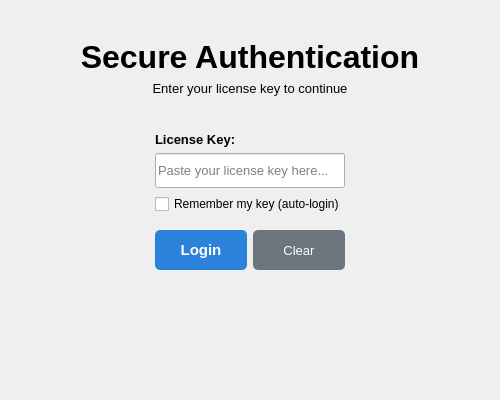
<?xml version="1.0" encoding="UTF-8"?>
<ui version="4.0">
 <class>MainWindow</class>
 <widget class="QMainWindow" name="MainWindow">
  <property name="geometry">
   <rect>
    <x>0</x>
    <y>0</y>
    <width>500</width>
    <height>400</height>
   </rect>
  </property>
  <property name="windowTitle">
   <string>Secure License Client</string>
  </property>
  <widget class="QWidget" name="centralwidget">
   <layout class="QVBoxLayout" name="verticalLayout">
    <item>
     <spacer name="topSpacer">
      <property name="orientation">
       <enum>Qt::Vertical</enum>
      </property>
      <property name="sizeType">
       <enum>QSizePolicy::Fixed</enum>
      </property>
      <property name="sizeHint" stdset="0">
       <size>
        <width>20</width>
        <height>30</height>
       </size>
      </property>
     </spacer>
    </item>
    <item>
     <widget class="QLabel" name="titleLabel">
      <property name="font">
       <font>
        <pointsize>24</pointsize>
        <weight>75</weight>
        <bold>true</bold>
       </font>
      </property>
      <property name="text">
       <string>Secure Authentication</string>
      </property>
      <property name="alignment">
       <set>Qt::AlignCenter</set>
      </property>
     </widget>
    </item>
    <item>
     <widget class="QLabel" name="subtitleLabel">
      <property name="font">
       <font>
        <pointsize>10</pointsize>
       </font>
      </property>
      <property name="text">
       <string>Enter your license key to continue</string>
      </property>
      <property name="alignment">
       <set>Qt::AlignCenter</set>
      </property>
     </widget>
    </item>
    <item>
     <spacer name="verticalSpacer">
      <property name="orientation">
       <enum>Qt::Vertical</enum>
      </property>
      <property name="sizeType">
       <enum>QSizePolicy::Fixed</enum>
      </property>
      <property name="sizeHint" stdset="0">
       <size>
        <width>20</width>
        <height>30</height>
       </size>
      </property>
     </spacer>
    </item>
    <item>
     <layout class="QHBoxLayout" name="horizontalLayout_2">
      <item>
       <spacer name="horizontalSpacer">
        <property name="orientation">
         <enum>Qt::Horizontal</enum>
        </property>
        <property name="sizeHint" stdset="0">
         <size>
          <width>40</width>
          <height>20</height>
         </size>
        </property>
       </spacer>
      </item>
      <item>
       <layout class="QVBoxLayout" name="verticalLayout_2">
        <item>
         <widget class="QLabel" name="keyLabel">
          <property name="font">
           <font>
            <pointsize>10</pointsize>
            <weight>75</weight>
            <bold>true</bold>
           </font>
          </property>
          <property name="text">
           <string>License Key:</string>
          </property>
         </widget>
        </item>
        <item>
         <widget class="QLineEdit" name="keyLineEdit">
          <property name="minimumSize">
           <size>
            <width>0</width>
            <height>35</height>
           </size>
          </property>
          <property name="font">
           <font>
            <pointsize>10</pointsize>
           </font>
          </property>
          <property name="placeholderText">
           <string>Paste your license key here...</string>
          </property>
         </widget>
        </item>
        <item>
         <widget class="QCheckBox" name="rememberCheckBox">
          <property name="text">
           <string>Remember my key (auto-login)</string>
          </property>
         </widget>
        </item>
        <item>
         <spacer name="verticalSpacer_2">
          <property name="orientation">
           <enum>Qt::Vertical</enum>
          </property>
          <property name="sizeType">
           <enum>QSizePolicy::Fixed</enum>
          </property>
          <property name="sizeHint" stdset="0">
           <size>
            <width>20</width>
            <height>10</height>
           </size>
          </property>
         </spacer>
        </item>
        <item>
         <layout class="QHBoxLayout" name="horizontalLayout">
          <item>
           <widget class="QPushButton" name="loginButton">
            <property name="minimumSize">
             <size>
              <width>0</width>
              <height>40</height>
             </size>
            </property>
            <property name="font">
             <font>
              <pointsize>11</pointsize>
              <weight>75</weight>
              <bold>true</bold>
             </font>
            </property>
            <property name="cursor">
             <cursorShape>PointingHandCursor</cursorShape>
            </property>
            <property name="styleSheet">
             <string notr="true">QPushButton {
    background-color: #2a82da;
    color: white;
    border: none;
    border-radius: 5px;
}
QPushButton:hover {
    background-color: #1e5fa8;
}
QPushButton:pressed {
    background-color: #164276;
}
QPushButton:disabled {
    background-color: #555555;
}</string>
            </property>
            <property name="text">
             <string>Login</string>
            </property>
           </widget>
          </item>
          <item>
           <widget class="QPushButton" name="clearButton">
            <property name="minimumSize">
             <size>
              <width>0</width>
              <height>40</height>
             </size>
            </property>
            <property name="font">
             <font>
              <pointsize>10</pointsize>
             </font>
            </property>
            <property name="cursor">
             <cursorShape>PointingHandCursor</cursorShape>
            </property>
            <property name="styleSheet">
             <string notr="true">QPushButton {
    background-color: #6c757d;
    color: white;
    border: none;
    border-radius: 5px;
}
QPushButton:hover {
    background-color: #5a6268;
}
QPushButton:pressed {
    background-color: #545b62;
}</string>
            </property>
            <property name="text">
             <string>Clear</string>
            </property>
           </widget>
          </item>
         </layout>
        </item>
        <item>
         <spacer name="verticalSpacer_3">
          <property name="orientation">
           <enum>Qt::Vertical</enum>
          </property>
          <property name="sizeType">
           <enum>QSizePolicy::Fixed</enum>
          </property>
          <property name="sizeHint" stdset="0">
           <size>
            <width>20</width>
            <height>20</height>
           </size>
          </property>
         </spacer>
        </item>
        <item>
         <widget class="QLabel" name="statusLabel">
          <property name="font">
           <font>
            <pointsize>11</pointsize>
            <weight>75</weight>
            <bold>true</bold>
           </font>
          </property>
          <property name="text">
           <string/>
          </property>
          <property name="alignment">
           <set>Qt::AlignCenter</set>
          </property>
         </widget>
        </item>
        <item>
         <widget class="QLabel" name="detailsLabel">
          <property name="font">
           <font>
            <pointsize>9</pointsize>
           </font>
          </property>
          <property name="text">
           <string/>
          </property>
          <property name="alignment">
           <set>Qt::AlignCenter</set>
          </property>
          <property name="wordWrap">
           <bool>true</bool>
          </property>
         </widget>
        </item>
       </layout>
      </item>
      <item>
       <spacer name="horizontalSpacer_2">
        <property name="orientation">
         <enum>Qt::Horizontal</enum>
        </property>
        <property name="sizeHint" stdset="0">
         <size>
          <width>40</width>
          <height>20</height>
         </size>
        </property>
       </spacer>
      </item>
     </layout>
    </item>
    <item>
     <spacer name="bottomSpacer">
      <property name="orientation">
       <enum>Qt::Vertical</enum>
      </property>
      <property name="sizeHint" stdset="0">
       <size>
        <width>20</width>
        <height>40</height>
       </size>
      </property>
     </spacer>
    </item>
   </layout>
  </widget>
 </widget>
 <resources/>
 <connections/>
</ui>
